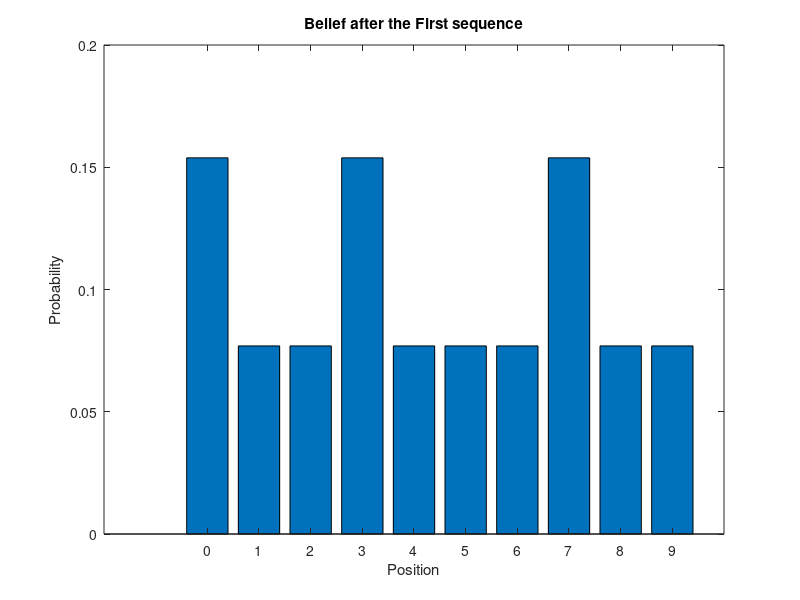
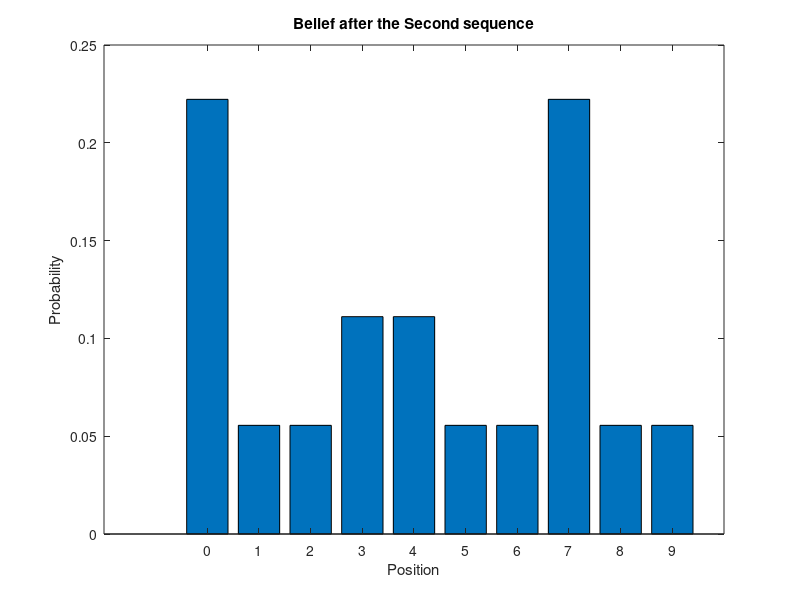
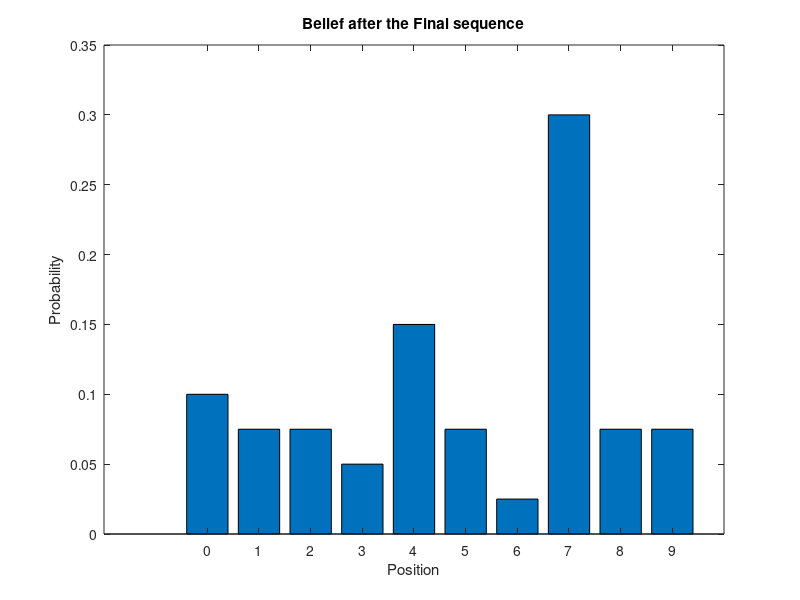

Here is the MATLAB script that generated these plots, in order:
%% NA 568 - Problem Set 1
% Task 2C
% Saptadeep Debnath (saptadeb)

%% Initialising variables
clear, clc;

p = linspace(0,9,10);
L = [0 3 6];
P_L = [];       % position being a landmark

for i=1:length(p)
    if ismember(p(i),L)
        P_L(i) = 1;
    else
        P_L(i) = 0;
    end
end

% initial belief
for i=1:length(p)
    bel(i) = 1/length(p); 
end

% sensor model
L_L = 0.8;       % probability of sensing landmark given landmark
nL_L = 1-L_L;    % probability of sensing no landmark given landmark
L_nL = 0.4;      % probability of sensing landmark given no landmark
nL_nL = 1-L_nL;  % probability of sensing no landmark given no landmark

%% first step - robot detects a landmark (i+3)
P_z = [];
for i=1:length(p)
    if P_L(i)
        P_z(i) = L_L;
    else
        P_z(i) = L_nL;
    end
end

for i=1:length(p)
    j = mod((i+2),10)+1;
    bel_dash(i) = P_z(j)*bel(i);
end
eta = sum(bel_dash); % normalizer

for i=1:length(p)
    bel(i) = inv(eta)*bel_dash(i);
end
figure(1)
clf
bar(p,bel)
title('Belief after the First sequence')
xlabel('Position')
ylabel('Probability')

%% second step - robot detects a landmark (i+3+3)
clear P_z;
for i=1:length(p)
    if P_L(i)
        P_z(i) = L_L;
    else
        P_z(i) = L_nL;
    end
end

for i=1:length(p)
    j = mod((i+5),10)+1;
    bel_dash(i) = P_z(j)*bel(i);
end
eta = sum(bel_dash); % normalizer

for i=1:length(p)
    bel(i) = inv(eta)*bel_dash(i);
end
figure(2)
clf
bar(p,bel)
title('Belief after the Second sequence')
xlabel('Position')
ylabel('Probability')

%% third step - robot doesn't detect a landmark (i+3+3+4)
clear P_z;
for i=1:length(p)
    if P_L(i)
        P_z(i) = nL_L;
    else
        P_z(i) = nL_nL;
    end
end

for i=1:length(p)
    j = mod((i+9),10)+1;
    bel_dash(i) = P_z(j)*bel(i);
end
eta = sum(bel_dash); % normalizer

for i=1:length(p)
    bel(i) = inv(eta)*bel_dash(i);
end
figure(3)
clf
bar(p,bel)
title('Belief after the Final sequence')
xlabel('Position')
ylabel('Probability')

%% Result - 

%{
    It is clearly seen from the graph that the robot's final position seems
    most likely to be position 7 (P=30%), thus can be infered that the
    robot started from position 0.
%}

